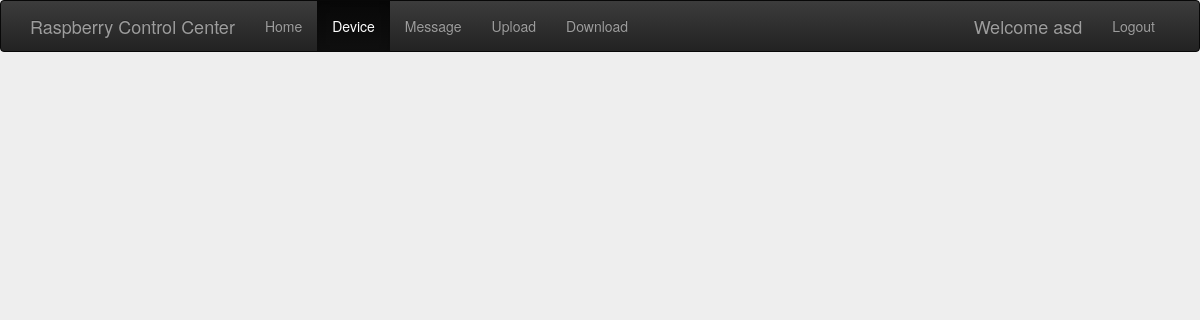
Before: /web/device/3 (signed in) with the older database file.
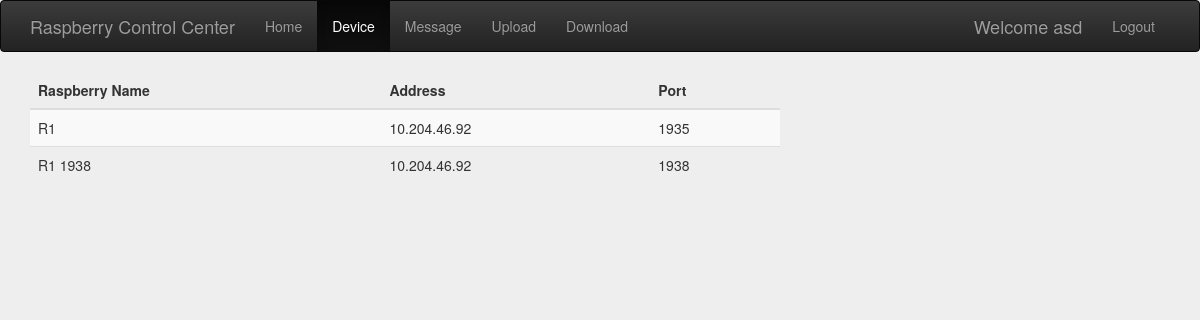
After: the same page with the newer database file.
### Web_Server/models.py (models this page shows, shortened)
class Device(models.Model):
    name = models.CharField(max_length=100, unique=True)
    address = models.CharField(max_length=2048)
    port = models.IntegerField(null=False, blank=False)
    class Meta:
        unique_together = ('address', 'port')

### Web_Server/views.py (the view)
# urls.py: url(r'^device/(?P<user_id>\d+)$', views.show_device, name='device'),
@login_required
def show_device(request, user_id):
    try:
        device_list = Ruser.objects.get(pk=user_id).device.all()
        return render(request, 'web_server/device.html', {'devices': device_list})
    except:
        return render(request, 'web_server/device.html', {'error': True})

### Web_Server/templates/web_server/device.html (shortened to what this page needs)
{% extends 'web_server/base.html' %}
{% block body-block %}
    {% if devices %}
        <div class="row">
            <div class="col-md-8">
                <table class="table table-striped">
                    <thead>
                    <tr>
                        <th>Raspberry Name</th>
                        <th>Address</th>
                        <th>Port</th>
                    </tr>
                    </thead>
                    <tbody>
                    {% for foo in devices %}
                        <tr>
                            <td>{{ foo.name }}</td>
                            <td>{{ foo.address }}</td>
                            <td>{{ foo.port }}</td>
                        </tr>
                    {% endfor %}
                    </tbody>
                </table>
            </div>
        </div>
    {% endif %}
{% endblock %}

### Web_Server/templates/web_server/base.html (shortened to what this page needs)
<!DOCTYPE html>
{% load staticfiles %}
<html lang="en">
<head>
    <link rel="stylesheet" href="https://maxcdn.bootstrapcdn.com/bootstrap/3.3.7/css/bootstrap.min.css"
>
    <link rel="stylesheet" href="https://maxcdn.bootstrapcdn.com/bootstrap/3.3.7/css/bootstrap-theme.min.css"
>
    <link rel="stylesheet" href="{% static 'css/base.css' %}">
</head>
<body>
<nav class="navbar navbar-inverse">
    <div class="container">
        <div class="navbar-header">
            <a class="navbar-brand" href="#">Raspberry Control Center</a>
        </div>
        <div id="navbar" class="navbar-collapse collapse" aria-expanded="true">
            <ul class="nav navbar-nav">
                <li name="home"><a name="home" href="{% url 'web:home' %}">Home</a></li>
                {% if request.user.is_authenticated %}
                    <li name="device"><a class="active" href="{% url 'web:device' user.id %}">Device</a></li>
                    <li name="message"><a href="{% url 'web:send_msg' user.id %}">Message</a></li>
                    <li name="upload"><a href="{% url 'web:file_upload' user.id %}">Upload</a></li>
                    <li name="download"><a href="{% url 'web:file_download' user.id %}">Download</a></li>
                {% endif %}
            </ul>
            <ul class="nav navbar-nav navbar-right">
                {% if request.user.is_authenticated %}
                    <li class="hidden-sm hidden-xs"><a class="navbar-brand">Welcome {{ request.user.username }}</a></li>
                    <li><a name="logout" href="{% url 'web:logout' %}">Logout</a></li>
                {% else %}
                    <li><a href="{% url 'web:login' %}">Login</a></li>
                    <li><a href="{% url 'web:register' %}">Register</a></li>
                {% endif %}
            </ul>
        </div>
    </div>
</nav>
<div class="container">{% block body-block %}{% endblock %}</div>
</body>
</html>

### Web_Server/static/css/base.css (style rules this page uses)
body { background-color: #eee; }

Changed rows visible on the page:
now on this page (row edited): Device: name "R1", address "10.204.46.92", port "1935"
now on this page (row edited): Device: name "R1 1938", address "10.204.46.92", port "1938"
Other visible differences:
text now shown: "Raspberry Name Address Port"
